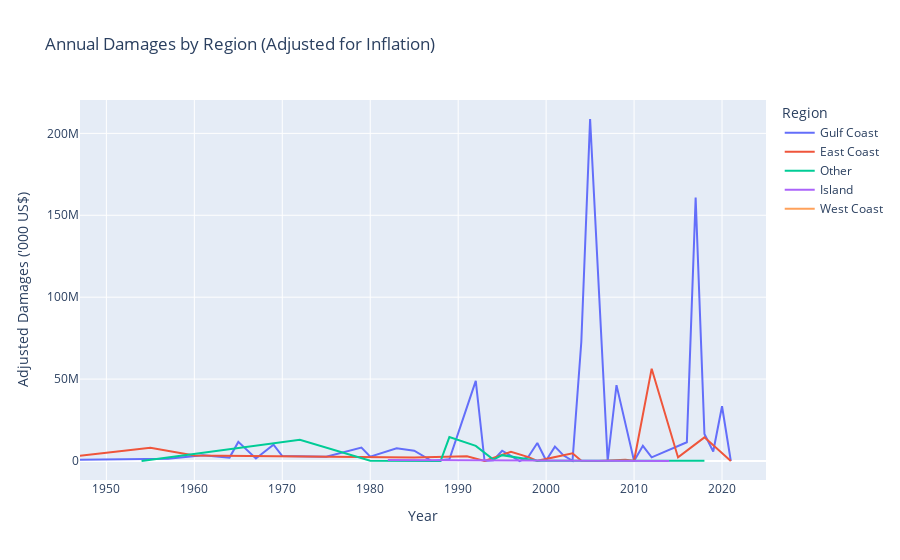

The notebook cell this image was saved under:
### Code cell
fig = px.line(annual_damages_by_region, x='Start Year', y='Adjusted Damages', color='Region',
              title='Annual Damages by Region (Adjusted for Inflation)',
              labels={'Adjusted Damages': 'Adjusted Damages (\'000 US$)', 'Start Year': 'Year'})
fig.update_xaxes(range=[1947, 2025])
fig.show()

### Figure 1 — Plotly figure (JSON) as saved in the notebook; plotly's stock layout.template omitted (floating-point values rounded to 4 significant figures)
{"data": [{"hovertemplate": "Region=Gulf Coast<br>Year=%{x}<br>Adjusted Damages ('000 US$)=%{y}<extra></extra>", "legendgroup": "Gulf Coast", "line": {"color": "#636efa", "dash": "solid"}, "marker": {"symbol": "circle"}, "mode": "lines", "name": "Gulf Coast", "orientation": "v", "showlegend": true, "type": "scatter", "x": [1900, 1906, 1909, 1910, 1915, 1918, 1919, 1926, 1928, 1932, 1933, 1935, 1947, 1957, 1961, 1964, 1965, 1967, 1969, 1970, 1975, 1979, 1980, 1983, 1985, 1987, 1989, 1992, 1993, 1994, 1995, 1997, 1998, 1999, 2000, 2001, 2002, 2003, 2004, 2005, 2007, 2008, 2010, 2011, 2012, 2016, 2017, 2018, 2019, 2020, 2021], "xaxis": "x", "y": [931200.0, 0, 0, 0, 1532000.0, 0, 372400.0, 1065000.0, 376000.0, 0, 0, 113000.0, 1156000.0, 1382000.0, 3533000.0, 2086000.0, 11660000.0, 1552000.0, 10020000.0, 3000000.0, 2645000.0, 8202000.0, 2701000.0, 7796000.0, 6256000.0, 0, 1044000.0, 48880000.0, 0, 436500.0, 6284000.0, 0, 2707000.0, 10980000.0, 329200.0, 8770000.0, 3309000.0, 70350.0, 72620000.0, 208800000.0, 0, 46330000.0, 0, 9262000.0, 2255000.0, 11430000.0, 160800000.0, 16490000.0, 5770000.0, 33425000, 0], "yaxis": "y"}, {"hovertemplate": "Region=East Coast<br>Year=%{x}<br>Adjusted Damages ('000 US$)=%{y}<extra></extra>", "legendgroup": "East Coast", "line": {"color": "#EF553B", "dash": "solid"}, "marker": {"symbol": "circle"}, "mode": "lines", "name": "East Coast", "orientation": "v", "showlegend": true, "type": "scatter", "x": [1938, 1940, 1944, 1954, 1955, 1960, 1985, 1991, 1993, 1996, 1998, 1999, 2003, 2004, 2006, 2009, 2010, 2012, 2015, 2018, 2021], "xaxis": "x", "y": [5614000.0, 0, 1467000.0, 7029000.0, 8042000.0, 3387000.0, 2165000.0, 2851000.0, 0, 5610000.0, 2382000.0, 97110.0, 4741000.0, 85640.0, 42190.0, 723800.0, 118700.0, 56360000.0, 2184000.0, 14430000.0, 0], "yaxis": "y"}, {"hovertemplate": "Region=Other<br>Year=%{x}<br>Adjusted Damages ('000 US$)=%{y}<extra></extra>", "legendgroup": "Other", "line": {"color": "#00cc96", "dash": "solid"}, "marker": {"symbol": "circle"}, "mode": "lines", "name": "Other", "orientation": "v", "showlegend": true, "type": "scatter", "x": [1954, 1972, 1980, 1988, 1989, 1992, 1994, 1995, 1999, 2018], "xaxis": "x", "y": [0, 13000000.0, 157000.0, 0, 14610000.0, 9222000.0, 873000.0, 3567000.0, 155400.0, 128800.0], "yaxis": "y"}, {"hovertemplate": "Region=Island<br>Year=%{x}<br>Adjusted Damages ('000 US$)=%{y}<extra></extra>", "legendgroup": "Island", "line": {"color": "#ab63fa", "dash": "solid"}, "marker": {"symbol": "circle"}, "mode": "lines", "name": "Island", "orientation": "v", "showlegend": true, "type": "scatter", "x": [1982, 2014], "xaxis": "x", "y": [616900.0, 72150.0], "yaxis": "y"}, {"hovertemplate": "Region=West Coast<br>Year=%{x}<br>Adjusted Damages ('000 US$)=%{y}<extra></extra>", "legendgroup": "West Coast", "line": {"color": "#FFA15A", "dash": "solid"}, "marker": {"symbol": "circle"}, "mode": "lines", "name": "West Coast", "orientation": "v", "showlegend": true, "type": "scatter", "x": [2012], "xaxis": "x", "y": [236700.0], "yaxis": "y"}], "layout": {"legend": {"title": {"text": "Region"}, "tracegroupgap": 0}, "title": {"text": "Annual Damages by Region (Adjusted for Inflation)"}, "xaxis": {"anchor": "y", "domain": [0, 1], "range": [1947, 2025], "title": {"text": "Year"}}, "yaxis": {"anchor": "x", "domain": [0, 1], "title": {"text": "Adjusted Damages ('000 US$)"}}}}
